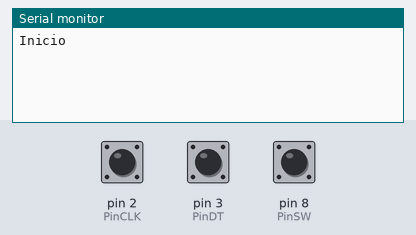
Bench run of a sketch on a simulated Arduino Uno, built with avr-gcc and run on an emulated ATmega328P. On the bench: the last lines printed to the serial monitor. Inputs (shaded band) come from the test bench; at power-on: pin 8 (PinSW) HIGH, pin 2 (PinCLK) HIGH, pin 3 (PinDT) HIGH.

Above: at 1.2 s.
1.3 s: pin 8 (PinSW) pulled LOW for 0.15 s
At 1.9 s:
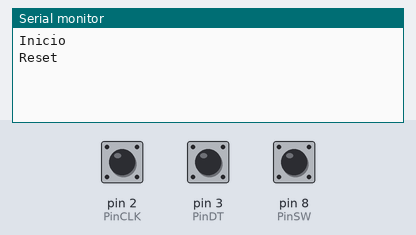
2.9 s: pin 2 (PinCLK) pulsed LOW 2 times (0.12 s each, 0.3 s apart)
At 4.3 s:
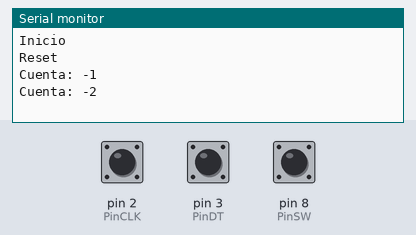
5.0 s: pin 8 (PinSW) pulled LOW for 1 s
At 7.4 s:
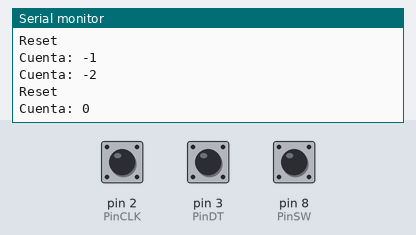

Measured:
- after the input at 1.3 s, the serial monitor: prints a new line after 0.16 s (image 1)
- after the input at 2.9 s, the serial monitor: prints a new line after 0.12 s (image 2)
- after the input at 5.0 s, the serial monitor: prints a new line after 1.0 s (image 3)

The sketch:

rotaryEncoder.ino
```cpp
//------------------------------------------------------------------------------
// Programa para Ejercitar un Encodificador Rotativo
//------------------------------------------------------------------------------

//Original sketch: https://bigdanzblog.wordpress.com/2014/08/16/using-a-ky040-rotary-encoder-with-arduino/
//Modified by Peter Dalmaris, July 2015

//-----[ Constantes y Variables ]-----
const int PinCLK = 2;                 // Usado para generar interrupciones, señal CLK
const int PinDT = 3;                  // Usado para lectura de la señal DT
const int PinSW = 8;                  // Usado para el interruptor de presión

static long     virtualPosition  = 0; // Sin calificador STATIC no cuenta correctamente
//------------------------------------------------------------------------------
//-----[ Atención a INTERRUPCIÓN ]-----
void isr0 ()  {
  detachInterrupt(0);                 // No se aceptan otras interrupciones
  static unsigned long lastInterruptTime = 0; // Última vez que se interrumpió
  unsigned long interruptTime = millis();     // Temporizado actual
  // Si las interrupciones ocurren más rápido que en 5ms, se asume que es un erbote y se ignora
  if (interruptTime - lastInterruptTime > 5) {
    if (!digitalRead(PinDT))
      virtualPosition++;
    else
      virtualPosition--;
  }
  lastInterruptTime = interruptTime;
  attachInterrupt (0, isr0, RISING);
} // ISR0
//------------------------------------------------------------------------------
//-----[ AJUSTES ]-----
void setup ()  {
  pinMode(PinCLK, INPUT);         // Se programa como entrada
  pinMode(PinDT, INPUT);          // Se programa como entrada
  pinMode(PinSW, INPUT);          // Se programa como entrada
  attachInterrupt (0, isr0, RISING);  // La interrupción 0 siempre está conectada
                                      // al pin 2 en Arduino UNO
  Serial.begin (9600);
  Serial.println("Inicio");
}
//------------------------------------------------------------------------------
//-----[ Programa PRINCIPAL ]-----
void loop ()  {
  int lastCount = 0;
  while (true) {
    if (!(digitalRead(PinSW))) {      // Verifica si se oprimió el interruptor
      virtualPosition = 0;            // SI, entonces inicia a cero el contador
      while (!digitalRead(PinSW)) {}  // Espera hasta que se libere el interruptor
      delay(10);                      // Para evitar rebotes
      Serial.println("Reset");        // Aquí se identificaría un encodificador defectuoso
                                      //
    }
    if (virtualPosition != lastCount) {
      lastCount = virtualPosition;
      Serial.print("Cuenta: ");
      Serial.println(virtualPosition);
    }
  }
}
//------------------------------------------------------------------------------
```
